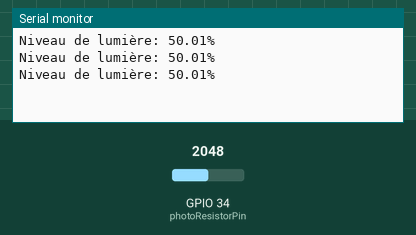
Recording of a sketch running on a simulated ESP32. Parts: the last lines printed to the serial monitor. The inputs (shaded band) are chosen by the test bench; at power-on: GPIO 34 (photoResistorPin) = 2048.

Above: at 1.3 s.
1.4 s: GPIO 34 (photoResistorPin) set to 2866
At 1.9 s:
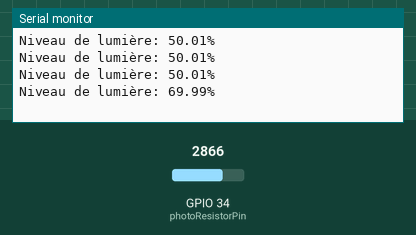
2.9 s: GPIO 34 (photoResistorPin) set to 3603
At 3.4 s:
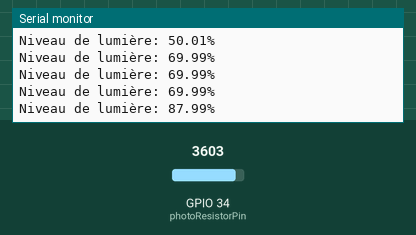
Timing chart, 0 to 5.9 s (numbered marks = the images above; inputs shaded):
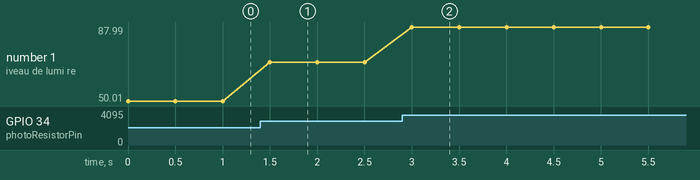

The sketch:

photo_resistor.ino
```cpp
const int photoResistorPin = 34;

void setup()
{
    Serial.begin(115200);
}

void loop()
{
    int lightLevel = analogRead(photoResistorPin);
    float lightPercentage = (lightLevel / 4095.0) * 100;

    Serial.print("Niveau de lumière: ");
    Serial.print(lightPercentage);
    Serial.println("%");

    delay(500);
}
```

Measured:
- after the input at 1.4 s, the serial monitor: prints a new line after 0.10 s (image 1)
- after the input at 2.9 s, the serial monitor: prints a new line after 0.10 s (image 2)
- plotted number 1: 50.01 → 69.99 after the input at 1.4 s, 69.99 → 87.99 after the input at 2.9 s
